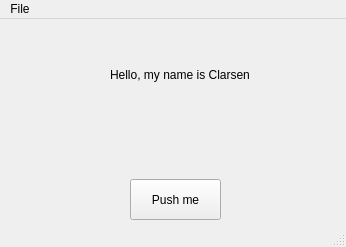
<?xml version="1.0" encoding="UTF-8"?>
<ui version="4.0">
 <class>MainWindow</class>
 <widget class="QMainWindow" name="MainWindow">
  <property name="geometry">
   <rect>
    <x>0</x>
    <y>0</y>
    <width>346</width>
    <height>247</height>
   </rect>
  </property>
  <property name="windowTitle">
   <string>MainWindow</string>
  </property>
  <widget class="QWidget" name="centralwidget">
   <widget class="QPushButton" name="Button1">
    <property name="geometry">
     <rect>
      <x>130</x>
      <y>160</y>
      <width>91</width>
      <height>41</height>
     </rect>
    </property>
    <property name="text">
     <string>Push me</string>
    </property>
   </widget>
   <widget class="QLabel" name="label1">
    <property name="geometry">
     <rect>
      <x>110</x>
      <y>20</y>
      <width>141</width>
      <height>71</height>
     </rect>
    </property>
    <property name="text">
     <string>Hello, my name is Clarsen</string>
    </property>
   </widget>
  </widget>
  <widget class="QMenuBar" name="menubar">
   <property name="geometry">
    <rect>
     <x>0</x>
     <y>0</y>
     <width>346</width>
     <height>22</height>
    </rect>
   </property>
   <widget class="QMenu" name="menuFile">
    <property name="title">
     <string>File</string>
    </property>
   </widget>
   <addaction name="menuFile"/>
  </widget>
  <widget class="QStatusBar" name="statusbar"/>
 </widget>
 <resources/>
 <connections/>
</ui>
